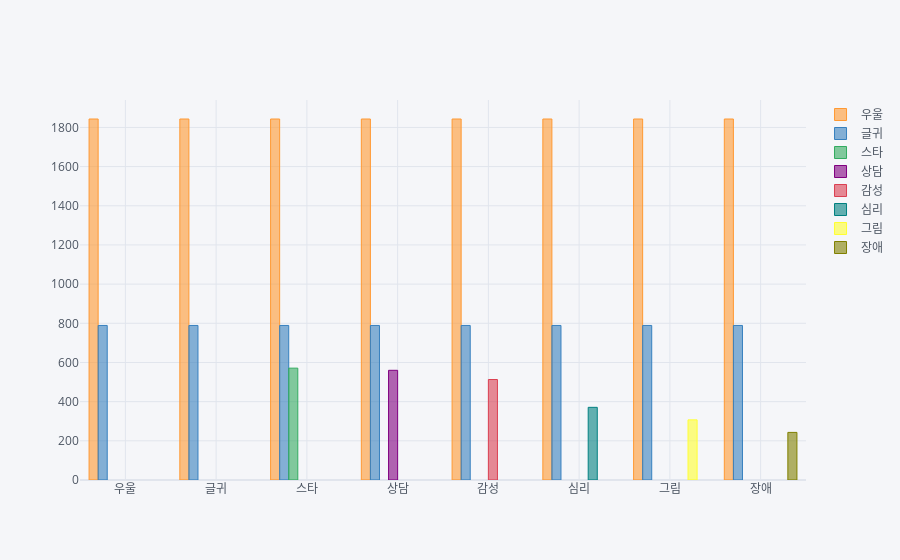

The notebook cell saved with this chart:
### Code cell
import chart_studio.plotly as py
import cufflinks as cf
import pandas as pd

cf.go_offline(connected=True)
df = pd.read_excel('TagTest.xlsx', sep='\t')
# df = pd.read_csv('TagTest.csv', sep='\t')
print(df)
df.iplot(kind='bar')

### Figure 1 — Plotly figure (JSON) as saved in the notebook; plotly's stock layout.template omitted (floating-point values rounded to 4 significant figures)
{"data": [{"marker": {"color": "rgba(255, 153, 51, 0.6)", "line": {"color": "rgba(255, 153, 51, 1.0)", "width": 1}}, "name": "우울", "orientation": "v", "text": "", "type": "bar", "x": ["우울", "글귀", "스타", "상담", "감성", "심리", "그림", "장애"], "y": [1843, 1843, 1843, 1843, 1843, 1843, 1843, 1843]}, {"marker": {"color": "rgba(55, 128, 191, 0.6)", "line": {"color": "rgba(55, 128, 191, 1.0)", "width": 1}}, "name": "글귀", "orientation": "v", "text": "", "type": "bar", "x": ["우울", "글귀", "스타", "상담", "감성", "심리", "그림", "장애"], "y": [789, 789, 789, 789, 789, 789, 789, 789]}, {"marker": {"color": "rgba(50, 171, 96, 0.6)", "line": {"color": "rgba(50, 171, 96, 1.0)", "width": 1}}, "name": "스타", "orientation": "v", "text": "", "type": "bar", "x": ["우울", "글귀", "스타", "상담", "감성", "심리", "그림", "장애"], "y": ["", "", 571, "", "", "", "", ""]}, {"marker": {"color": "rgba(128, 0, 128, 0.6)", "line": {"color": "rgba(128, 0, 128, 1.0)", "width": 1}}, "name": "상담", "orientation": "v", "text": "", "type": "bar", "x": ["우울", "글귀", "스타", "상담", "감성", "심리", "그림", "장애"], "y": ["", "", "", 560, "", "", "", ""]}, {"marker": {"color": "rgba(219, 64, 82, 0.6)", "line": {"color": "rgba(219, 64, 82, 1.0)", "width": 1}}, "name": "감성", "orientation": "v", "text": "", "type": "bar", "x": ["우울", "글귀", "스타", "상담", "감성", "심리", "그림", "장애"], "y": ["", "", "", "", 513, "", "", ""]}, {"marker": {"color": "rgba(0, 128, 128, 0.6)", "line": {"color": "rgba(0, 128, 128, 1.0)", "width": 1}}, "name": "심리", "orientation": "v", "text": "", "type": "bar", "x": ["우울", "글귀", "스타", "상담", "감성", "심리", "그림", "장애"], "y": ["", "", "", "", "", 371, "", ""]}, {"marker": {"color": "rgba(255, 255, 51, 0.6)", "line": {"color": "rgba(255, 255, 51, 1.0)", "width": 1}}, "name": "그림", "orientation": "v", "text": "", "type": "bar", "x": ["우울", "글귀", "스타", "상담", "감성", "심리", "그림", "장애"], "y": ["", "", "", "", "", "", 307, ""]}, {"marker": {"color": "rgba(128, 128, 0, 0.6)", "line": {"color": "rgba(128, 128, 0, 1.0)", "width": 1}}, "name": "장애", "orientation": "v", "text": "", "type": "bar", "x": ["우울", "글귀", "스타", "상담", "감성", "심리", "그림", "장애"], "y": ["", "", "", "", "", "", "", 243]}], "layout": {"legend": {"bgcolor": "#F5F6F9", "font": {"color": "#4D5663"}}, "paper_bgcolor": "#F5F6F9", "plot_bgcolor": "#F5F6F9", "title": {"font": {"color": "#4D5663"}}, "xaxis": {"gridcolor": "#E1E5ED", "showgrid": true, "tickfont": {"color": "#4D5663"}, "title": {"font": {"color": "#4D5663"}, "text": ""}, "zerolinecolor": "#E1E5ED"}, "yaxis": {"gridcolor": "#E1E5ED", "showgrid": true, "tickfont": {"color": "#4D5663"}, "title": {"font": {"color": "#4D5663"}, "text": ""}, "zerolinecolor": "#E1E5ED"}}}
